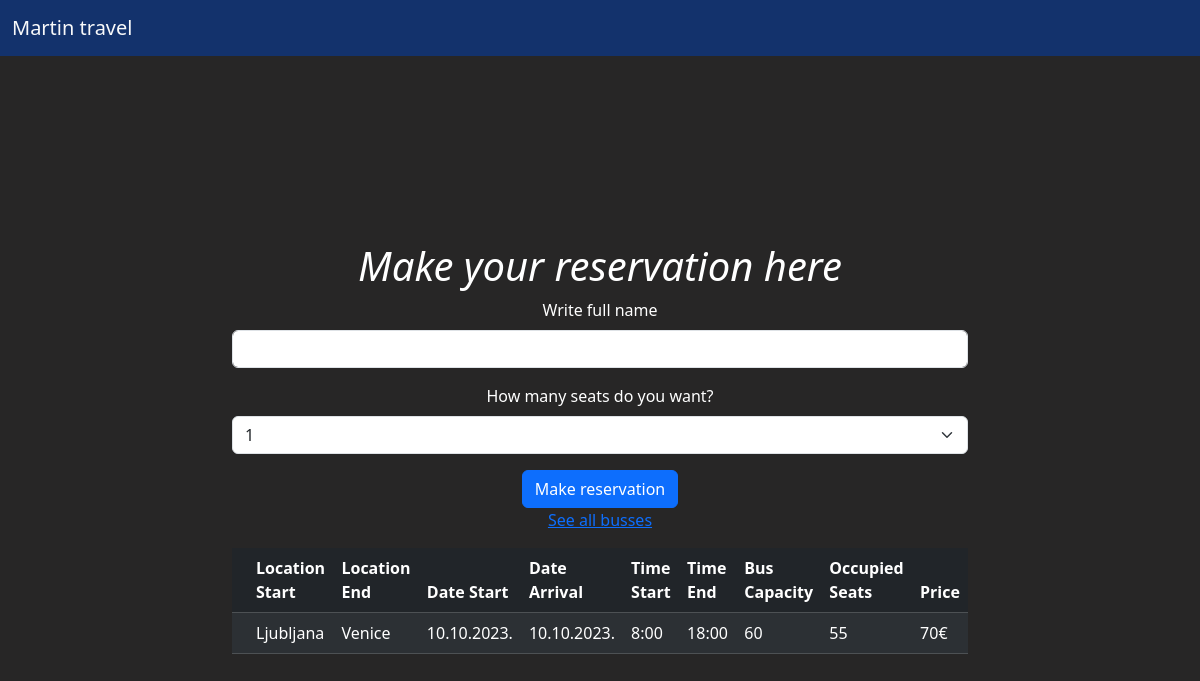
The page /reserve?id=3 on the database its author committed.
### main.py (models this page shows)
class Bus(db.Model):
    id = db.Column(db.Integer, primary_key=True, unique=True)
    location_start = db.Column(db.String, nullable=False)
    location_end = db.Column(db.String, nullable=False)
    date_start = db.Column(db.String, nullable=False)
    date_arival = db.Column(db.String, nullable=False)
    time_start = db.Column(db.String, nullable=False)
    time_end = db.Column(db.String, nullable=True)
    buss_capacity = db.Column(db.Integer, nullable=True)
    occupied_seats = db.Column(db.Integer, nullable=True)
    price = db.Column(db.Integer, nullable=False)

### main.py (the view, shortened to what this page needs)
@app.route("/reserve", methods=["GET", "POST"])
def reserve_seats():
    bus_id = request.args.get("id")
    form = ReserveForm()
    bus = db.get_or_404(Bus, bus_id)
    available_seats = bus.buss_capacity - bus.occupied_seats
    return render_template("reserve.html", form=form, bus=bus, available_seats=available_seats, occupied_seats = bus.occupied_seats)

### main.py
class ReserveForm(FlaskForm):
    full_name = StringField('Write full name', validators=[DataRequired()])
    number_of_seats = SelectField('How many seats do you want?', validators=[DataRequired()], choices=seats)
    submit = SubmitField('Make reservation', validators=[DataRequired()])

### templates/reserve.html (shortened to what this page needs)
{% extends 'base.html' %}
{% from 'bootstrap5/form.html' import render_form %}
{% block content %}
    <div class="container">
        <div class="row justify-content-center align-items-center vh-100">
            <div class="col-sm-12 col-md-8">
                <h1 class="text-center">Make your reservation here</h1>
                <table class="table table-dark table-striped table-hover">
                    <thead>
                        <tr>
                            <th></th>
                            <th>Location Start</th>
                            <th>Location End</th>
                            <th>Date Start</th>
                            <th>Date Arrival</th>
                            <th>Time Start</th>
                            <th>Time End</th>
                            <th>Bus Capacity</th>
                            <th>Occupied Seats</th>
                            <th>Price</th>
                        </tr>
                    </thead>
                    <tbody>
                            <tr>
                                <td><a href=""></td>
                                <td>{{ bus.location_start }}</td>
                                <td>{{ bus.location_end }}</td>
                                <td>{{ bus.date_start }}</td>
                                <td>{{ bus.date_arival }}</td>
                                <td>{{ bus.time_start }}</td>
                                <td>{{ bus.time_end }}</td>
                                <td>{{ bus.buss_capacity }}</td>
                                <td>{{ bus.occupied_seats }}</td>
                                <td>{{ bus.price }}€</td>
                              </tr>
                <div class="text-center">
                    {{ render_form(form) }}
                </div>
                <p class="space-above text-center"><a href="{{ url_for('home')}}">See all busses</a></p>
            </div>
        </div>
    </div>
{% endblock %}

### static/css/styles.css (style rules this page uses)
body { background-color: rgb(39, 38, 38); color: white; }
h1 { text-align: center; color: white; font-style: italic; }

### rows shown on the page
Bus: location_start "Ljubljana", location_end "Venice", date_start "10.10.2023.", date_arival "10.10.2023.", time_start "8:00", time_end "18:00", buss_capacity "60", occupied_seats "55", price "70"
